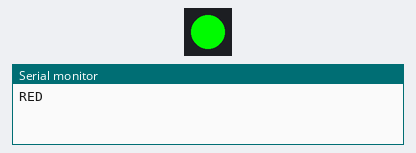
This sketch was run on a simulated ESP32. Parts: 1 RGB LEDs in strip order, left to right, the last lines printed to the serial monitor. Colours are those a GRB WS2812 strip shows for the declared byte order.

Above: at 0.2 s.
At 1.2 s:
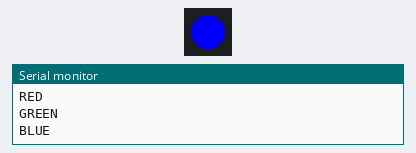
At 2.7 s:
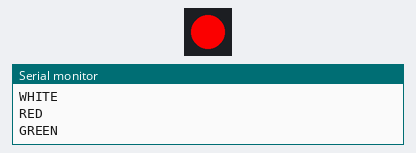
At 3.7 s:
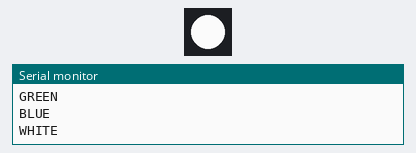
Timing chart, 0 to 4.6 s (numbered marks = the images above):
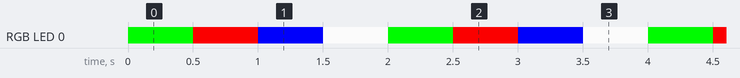

The sketch:

sketch_dec31a.ino
```cpp
#include "Arduino.h"
#include <FastLED.h>

// How many leds in your strip?
#define NUM_LEDS 1
#define DATA_PIN 27

// Define the array of leds
CRGB leds[NUM_LEDS];

/* After STAMP-PICO is started or reset
  the program in the setUp () function will be run, and this part will only be run once.
  After STAMP-PICO is started or reset, the program in the setup() function will be executed, and this part will only be executed once. */
void setup() {
  FastLED.addLeds<SK6812, DATA_PIN, RGB>(leds, NUM_LEDS); // GRB ordering is typical
  Serial.begin(115200);
}

/* After the program in setup() runs, it runs the program in loop()
The loop() function is an infinite loop in which the program runs repeatedly
After the program in the setup() function is executed, the program in the loop() function will be executed
The loop() function is an endless loop, in which the program will continue to run repeatedly */
void loop() {
  // Turn the LED red
  leds[0] = 0xf00000;
  FastLED.show();
  Serial.printf("RED\n");
  delay(500);
  // Now turn the LED green
  leds[0] = 0x00f000;
  FastLED.show();
  Serial.printf("GREEN\n");
  delay(500);
  // Now turn the LED blue
  leds[0] = 0x0000f0;
  FastLED.show();
  Serial.printf("BLUE\n");
  delay(500);
  // Now turn the LED white
  leds[0] = 0xf0f0f0;
  FastLED.show();
  Serial.printf("WHITE\n");
  delay(500);
}
```

Measured:
- by itself, RGB LED 0: repeats every 2.0 s: RGB(240, 0, 0) 0.50 s, RGB(0, 0, 240) 0.50 s, RGB(240, 240, 240) 0.50 s, RGB(0, 240, 0) 0.50 s
- by itself, everything shown: repeats every 2.0 s, in 4 steps
